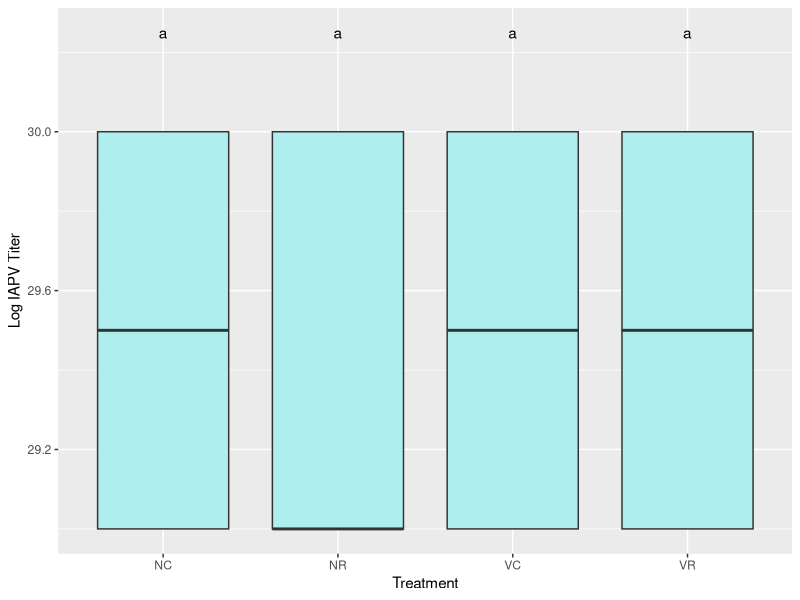
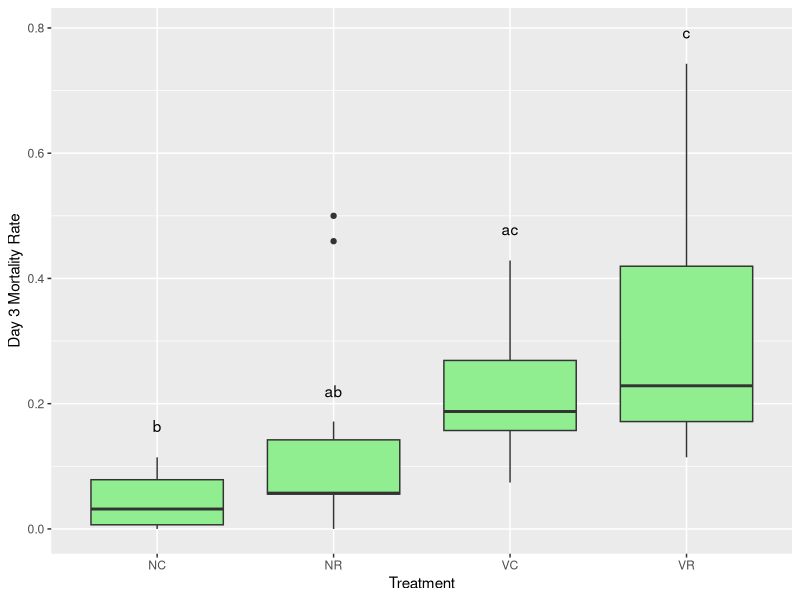

Source code (R) for these figures, in order:
library(plyr)
library(ggplot2)
library(multcompView)
library(readr)

d <- read_csv("day3Mortality.csv")
d = as.data.frame(d)
attr(d, "spec") <- NULL
# Note: There are 14 NC; 15 VR, VC, NR
d = d[which(d$Treatment %in% c("None Chestnut", "None Rockrose", "Virus Chestnut", "Virus Rockrose")),]
d$Treatment

d$Treatment = as.factor(d$Treatment)
colnames(d)[3] = "Day3Mortality"
levels(d$Treatment) <- c('NC', 'NR', 'VC', 'VR')

d$Virus = sapply(d$Treatment, function(x) substr(x, 1, 1))
d$Diet = sapply(d$Treatment, function(x) substr(x, 2, 2))
d$Virus = as.factor(d$Virus)
d$Diet = as.factor(d$Diet)

a <- aov(Day3Mortality~Treatment, data=d)

aov.out = aov(Day3Mortality ~ Virus * Diet, data=d)

tHSD <- TukeyHSD(a, ordered = TRUE, conf.level = 0.95)
#tHSD <- TukeyHSD(aov.out, ordered = FALSE, conf.level = 0.95)

generate_label_df1 <- function(HSD, flev){
  # Extract labels and factor levels from Tukey post-hoc 
  Tukey.levels <- HSD[[flev]][,4]
  Tukey.labels <- multcompLetters(Tukey.levels)['Letters']
  plot.labels <- names(Tukey.labels[['Letters']])
  
  # Get highest quantile for Tukey's 5 number summary and add a bit of space to buffer between    
  # upper quantile and label placement
  boxplot.df <- ddply(d, flev, function (x) max(fivenum(x$Day3Mortality)) + 0.05)
  boxplot.df[2,]$V1 = 0.22
  
  # Create a data frame out of the factor levels and Tukey's homogenous group letters
  plot.levels <- data.frame(plot.labels, labels = Tukey.labels[['Letters']],
                            stringsAsFactors = FALSE)
  
  # Merge it with the labels
  labels.df <- merge(plot.levels, boxplot.df, by.x = 'plot.labels', by.y = flev, sort = FALSE)
  
  return(labels.df)
}

plotMortality = ggplot(d, aes(x=Treatment, y=Day3Mortality)) + geom_boxplot(fill="palegreen2") + geom_text(data = generate_label_df1(tHSD, 'Treatment'), aes(x = plot.labels, y = V1, label = labels)) + ylab("Day 3 Mortality Rate")

#plotMortality = ggplot(d, aes(x=Treatment, y=Day3Mortality)) + geom_boxplot(fill="palegreen2") + geom_text(data = generate_label_df1(tHSD, 'Virus:Diet'), aes(x = plot.labels, y = V1, label = labels)) + ylab("Day 3 Mortality Rate")

d <- read_csv("logIAPV.csv")
d = as.data.frame(d)
attr(d, "spec") <- NULL
# Note: There are 14 NC; 15 VR, VC, NR

d = d[which(d$treatment %in% c("None Chestnut", "None Rockrose", "Virus Chestnut", "Virus Rockrose")),]

d$treatment = as.factor(d$treatment)
colnames(d)[2] = "logIAPV"
levels(d$treatment) <- c('NC', 'NR', 'VC', 'VR')
colnames(d)[1] <- "Treatment"


d$Virus = sapply(d$Treatment, function(x) substr(x, 1, 1))
d$Diet = sapply(d$Treatment, function(x) substr(x, 2, 2))
d$Virus = as.factor(d$Virus)
d$Diet = as.factor(d$Diet)

a <- aov(logIAPV~Treatment, data=d)
aov.out = aov(logIAPV ~ Virus * Diet, data=d)
tHSD <- TukeyHSD(a, ordered = FALSE, conf.level = 0.95)

generate_label_df2 <- function(HSD, flev){
  # Extract labels and factor levels from Tukey post-hoc 
  Tukey.levels <- HSD[[flev]][,4]
  Tukey.labels <- multcompLetters(Tukey.levels)['Letters']
  plot.labels <- names(Tukey.labels[['Letters']])
  
  # Get highest quantile for Tukey's 5 number summary and add a bit of space to buffer between    
  # upper quantile and label placement
  boxplot.df <- ddply(d, flev, function (x) max(fivenum(x$logIAPV)) + 0.25)
  #boxplot.df[2,]$V1 = 0.22
  
  # Create a data frame out of the factor levels and Tukey's homogenous group letters
  plot.levels <- data.frame(plot.labels, labels = Tukey.labels[['Letters']],
                            stringsAsFactors = FALSE)
  
  # Merge it with the labels
  labels.df <- merge(plot.levels, boxplot.df, by.x = 'plot.labels', by.y = flev, sort = FALSE)
  
  return(labels.df)
}

plotIAPV= ggplot(d, aes(x=Treatment, y=logIAPV)) + geom_boxplot(fill="paleturquoise2") + geom_text(data = generate_label_df2(tHSD, 'Treatment'), aes(x = plot.labels, y = V1, label = labels)) + ylab("Log IAPV Titer")
